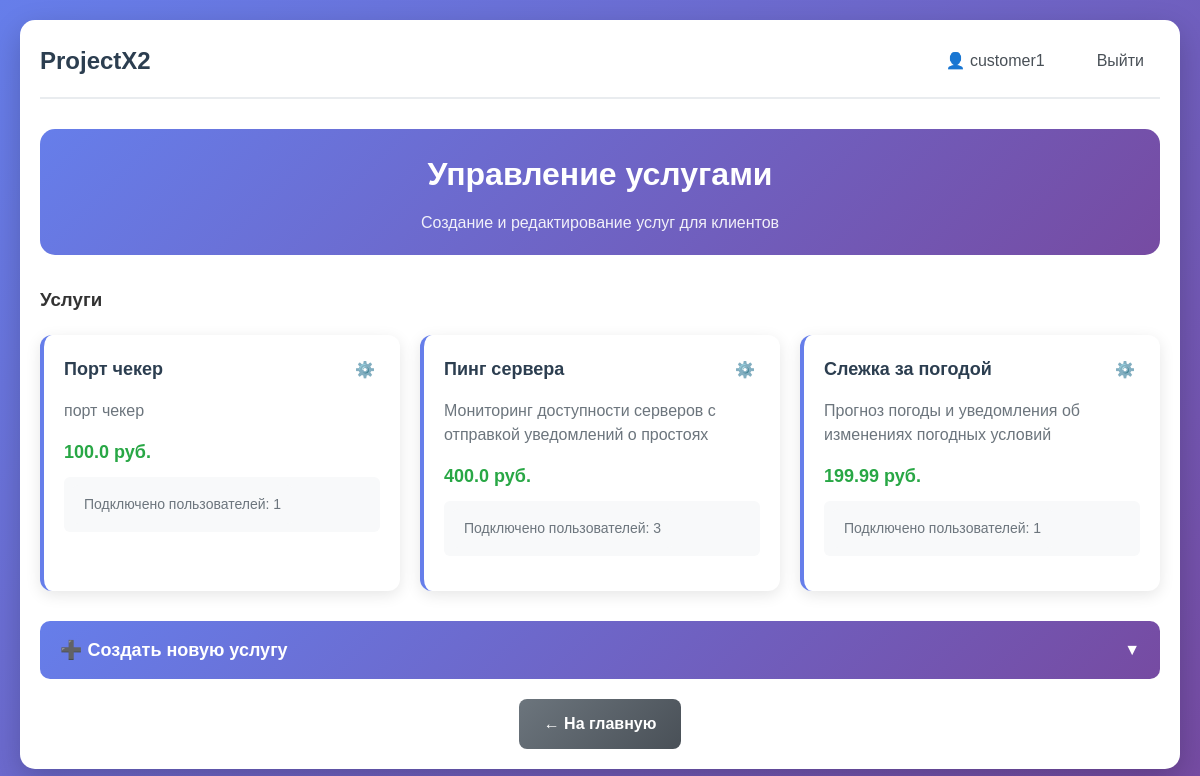
The app's page /customer/services (signed in), older data.
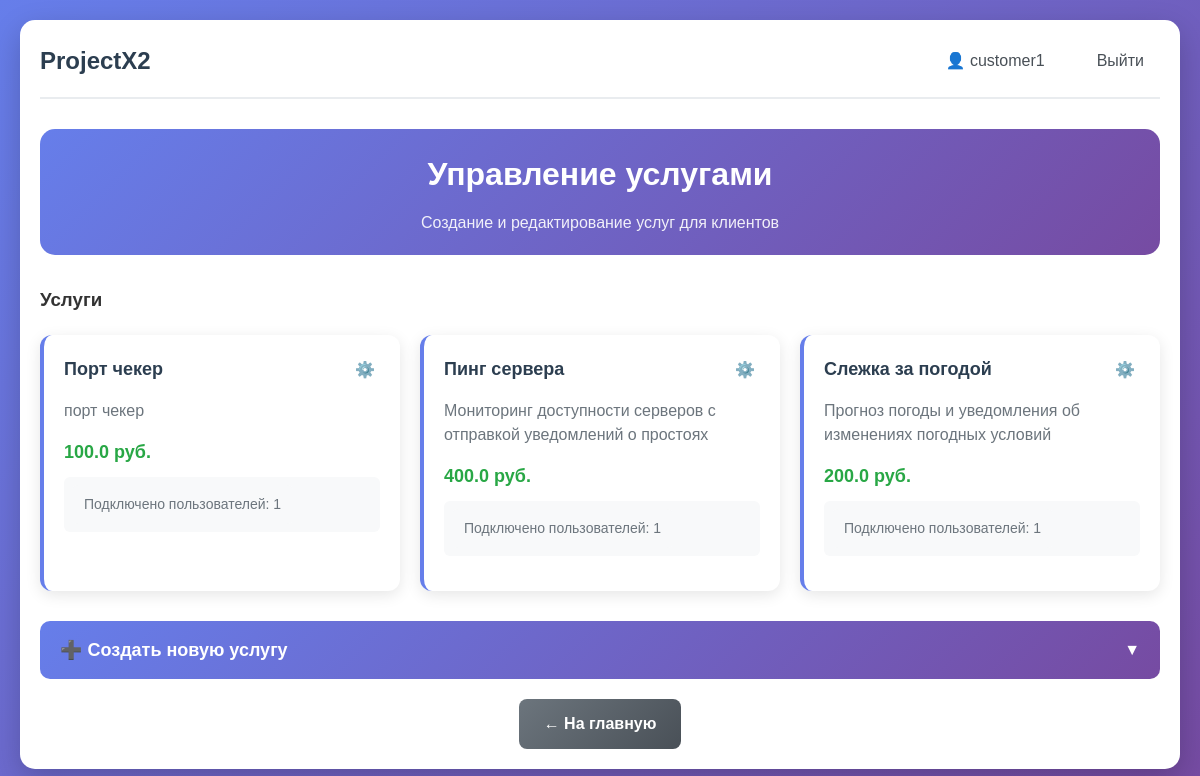
The same page, newer data.
### app.py (models this page shows)
class Service(db.Model):
    id = db.Column(db.Integer, primary_key=True)
    name = db.Column(db.String(100), nullable=False)
    description = db.Column(db.Text, nullable=False)
    price = db.Column(db.Float, default=0.0)
    is_active = db.Column(db.Boolean, default=True)
    created_at = db.Column(db.DateTime, default=datetime.utcnow)
    customer_id = db.Column(db.Integer, db.ForeignKey('users.id'), nullable=False)
    users = db.relationship('UserService', backref='service', lazy=True)

### app.py (the view)
@app.route('/customer/services')
@login_required
def customer_services():
    if current_user.role != 'customer':
        flash('Доступ запрещен. Только для заказчиков.', 'error')
        return redirect(url_for('index'))
    services = Service.query.filter_by(customer_id=current_user.id).order_by(Service.created_at.desc()).all()
    return render_template('customer_services.html', services=services)

### app.py (called while the page is built)
@login_manager.user_loader
def load_user(user_id):
    return db.session.get(User, int(user_id))

@app.before_request
def check_user_active():
    if current_user.is_authenticated and not current_user.is_active:
        logout_user()
        flash('Ваш аккаунт заблокирован. Обратитесь к администратору.', 'error')
        return redirect(url_for('login'))

### templates/customer_services.html (shortened to what this page needs)
{% extends "base.html" %}
{% block content %}
<div class="admin-container">
    <div class="admin-header">
        <h2> Управление услугами</h2>
        <p class="admin-subtitle">Создание и редактирование услуг для клиентов</p>
    </div>
    <div class="services-list">
        <h3> Услуги</h3>
        {% if services %}
            <div class="services-grid">
                {% for service in services %}
                <div class="service-card">
                    <div class="service-header">
                        <h4>{{ service.name }}</h4>
                        <div class="service-header-actions">
                            <div class="service-dropdown">
                               <button class="service-settings-btn" onclick="toggleSettings({{ service.id }}, event)">
                                        ⚙️
                                    </button>
                            </div>
                        </div>
                    </div>
                    <p class="service-description">{{ service.description }}</p>
                    <div class="service-price">
                         {{ service.price }} руб.
                    </div>
                    <div class="service-stats">
                        <div class="users-count-container"
                            onmouseover="showTooltip(this, 'просмотр подключённых пользователей')"
                            onmouseout="hideTooltip(this)"
                            onclick="toggleUsersList({{ service.id }})">
                            <span class="users-count">Подключено пользователей: {{ service.users|length }}</span>
                        </div>
                    </div>
                </div>
                {% endfor %}
            </div>
        {% else %}
            <div class="empty-state">
                <div class="empty-icon">📭</div>
                <h4>Услуги не найдены</h4>
                <p>Создайте свою первую услугу для клиентов.</p>
            </div>
        {% endif %}
    </div>
    <div class="service-form-section">
        <div class="form-toggle" onclick="toggleServiceForm()">
            <h3>➕ Создать новую услугу</h3>
            <span class="toggle-arrow">▼</span>
        </div>
    </div>
    <div class="admin-actions" style="margin-top: 20px;">
        <a href="{{ url_for('index') }}" class="btn btn-secondary">← На главную</a>
    </div>
</div>
{% endblock %}

Row changes from the older to the newer data that the page shows:
computed for Service "Пинг сервера": users|length "3" → "1"
changed Service "Слежка за погодой": price "199.99" → "200.0"
